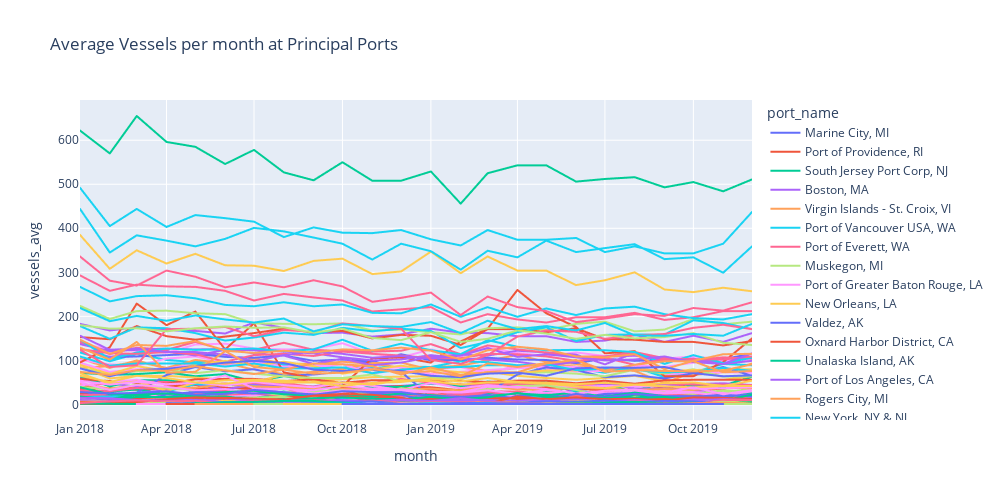

This figure's notebook cell:
### Code cell
px.line(
    #data with month in dt format
    monthly_gdf
    .with_columns(pl.col('month').str.strptime(pl.Date, format='%Y%m'))
    .sort(by='month'), 
    #plot specs
    x='month', y='vessels_avg', color='port_name',
    title='Average Vessels per month at Principal Ports',
    width=1000,
    height=500 
)
